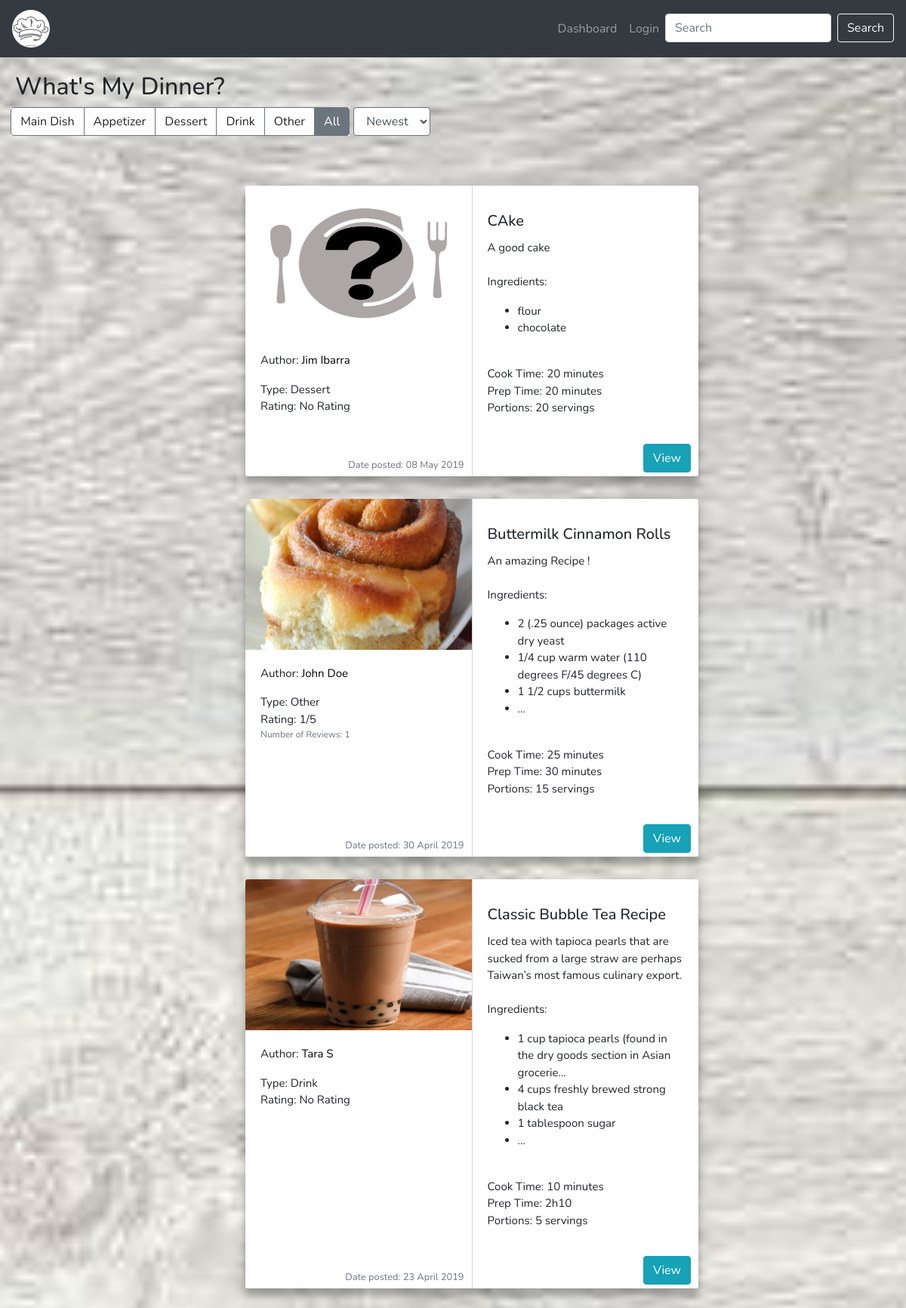
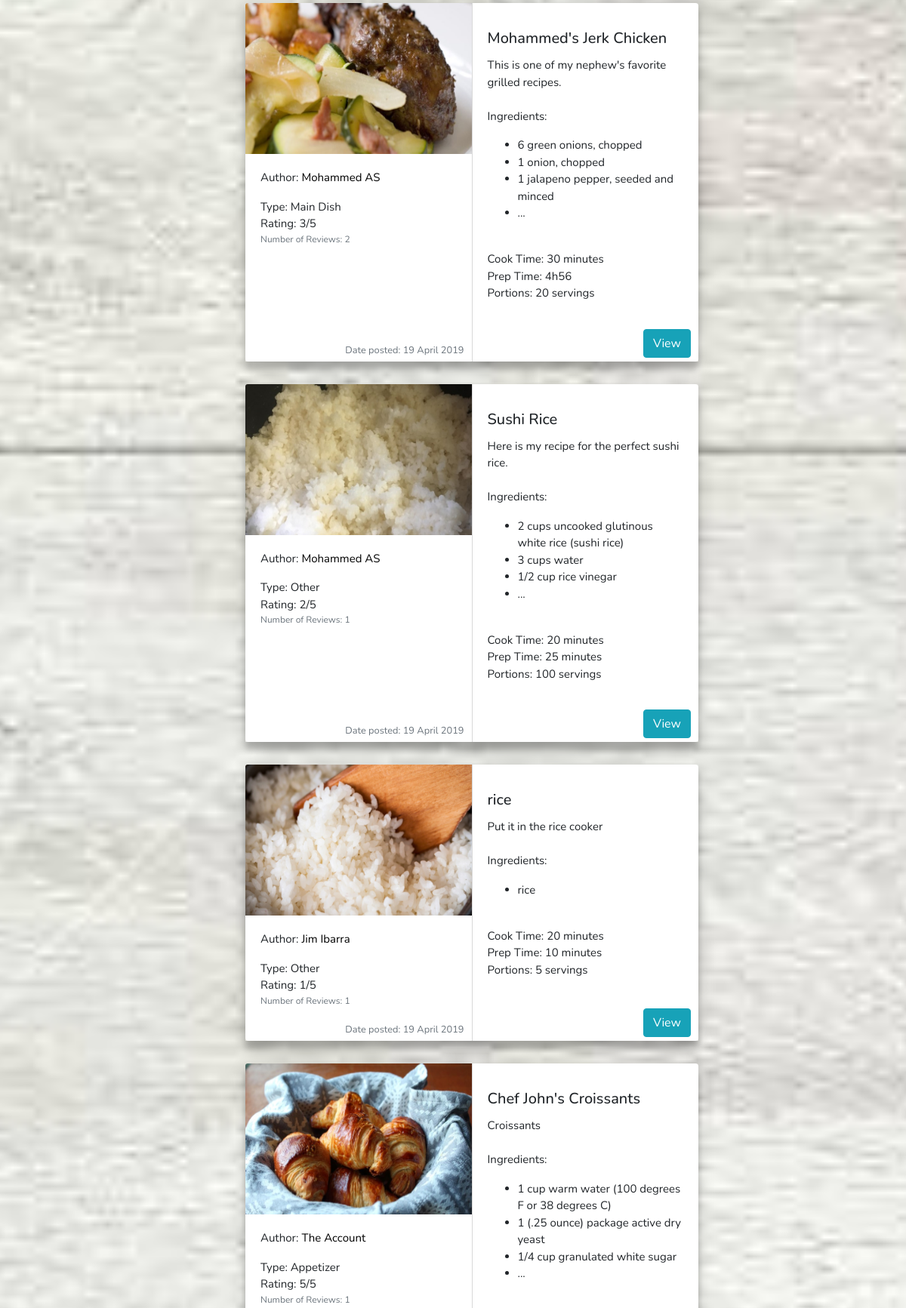
The page / (upper part) on the database its author committed (2 pictures, top to bottom).
### tables this page shows
CREATE TABLE `type` (
  `type_id` int(6) NOT NULL,
  `description` varchar(30) NOT NULL
);

CREATE TABLE `post` (
  `post_id` int(6) NOT NULL,
  `profile_id` int(6) NOT NULL,
  `type_id` int(6) NOT NULL,
  `title` varchar(30) NOT NULL,
  `picture_id` int(6) NOT NULL,
  `description` varchar(250) NOT NULL,
  `ingredients` text NOT NULL,
  `time` varchar(20) NOT NULL,
  `preperation_time` varchar(60) NOT NULL,
  `directions` text NOT NULL,
  `portions` int(11) NOT NULL,
  `date_posted` timestamp NOT NULL DEFAULT CURRENT_TIMESTAMP
);

CREATE TABLE `picture` (
  `picture_id` int(6) NOT NULL,
  `path` text NOT NULL
);

### htdocs/app/core/Controller.php (called while the page is built, shortened)
<?php
	require_once ('app/views/layout/layout.php');
	class Controller{
		public function model($model){
			return new $model();
		}
		public function view($view, $method, $data = []){
			require_once 'app/views/' . $view  . "/" . $method . '.php';
		}
	}

### htdocs/app/controllers/post.php (called while the page is built, shortened)
<?php
	class Post extends Controller{
		public function dashboard(){
			$typeModel = $this->model('TypeModel');
			$postModel = $this->model('PostModel');
			$sorting = "ORDER BY post_id DESC";
			$whereQuery = '';
			$query = "SELECT post.*,
							ROUND(AVG(REVIEW.RATING),1) as avg, type.description as typeDesc, picture.path,
							COUNT(review.post_id) as numReviews,
							CONCAT(profile.first_name, ' ', profile.last_name) AS name
					FROM post
						 LEFT JOIN review
							ON review.post_id = post.post_id
						 INNER JOIN type
						 	ON type.type_id = post.type_id
						 INNER JOIN picture
						 	ON picture.picture_id = post.picture_id
						 INNER JOIN profile
						 	ON profile.profile_id =  post.profile_id
					$whereQuery
					GROUP BY post.post_id
					$sorting";
			$this->view('post', 'dashboard', $typeModel->getAllTypes());
			$this->view('post','cards', $postModel->showPosts($query));
		}
	}

### htdocs/app/core/App.php (called while the page is built, shortened)
<?php
	class App{
		protected $method = 'dashboard';
		public function __construct(){
			$url = $this->parseUrl();
			$this->controller = new $this->controller;
			$this->params = $url ? array_values($url) : [];
			call_user_func_array([$this->controller, $this->method], $this->params);
		}
	}

### htdocs/index.php (called while the page is built, shortened)
<?php
	$app = new App;

### htdocs/app/core/Model.php (called while the page is built, shortened)
<?php
class Model {
	function __construct(){
		$host = 'localhost';
		$dbname = 'Project';
		$user = 'root';
		$pass = '';
		try{
			$this->_connection = new PDO("mysql:host=$host; dbname=$dbname", $user, $pass);
		}catch(PDOException $e){
			echo $e->getMessage();
		}
	}
}

### htdocs/app/models/TypeModel.php (called while the page is built, shortened)
<?php
	class TypeModel extends Model{
		public function getAllTypes(){
			$STH = $this->_connection->prepare("SELECT * FROM type");
			$STH->setFetchMode(PDO::FETCH_CLASS, 'TypeModel');
			$STH->execute();
			return $STH->fetchAll();
		}
	}

### htdocs/app/models/PostModel.php (called while the page is built, shortened)
<?php
class PostModel extends Model{
	public function showPosts($query, $search = ''){
		$STH = $this->_connection->prepare($query);
		$STH->setFetchMode(PDO::FETCH_CLASS,'PostModel');
		if($search != ''){
			$safe_var = preg_replace("/[^a-zA-Z]/", "", $search);
			if($safe_var == ""){
				return null;
			}
			$safe_var = str_replace(" ", "%", $search);
			$STH->execute(['search'=>'%'.$safe_var.'%']);
		}else{
			$STH->execute();
		}
		return $STH->fetchAll();
	}
}

### htdocs/app/views/post/cards.php (the view, shortened to what this page needs)
<div id='allrecipes'>
	<div class='row justify-content-center recipeRow'>
		<?php
			foreach ($data as $value) {
				if($value->avg == 0){
					$value->avg = 'No Rating';
				}else{
					$value->avg = round($value->avg,1). '/5';
				}
				$ingredients = explode(PHP_EOL, $value->ingredients);
				$ingredientsList = '';
				$deleteBtn = '';
				$count = 0;
				$maxStrLength = 70;
				$start = 0;
		       foreach($ingredients as $item){
		       		if(strlen($item) > $maxStrLength){
		       			$ingredientsList .= "<li>" . substr($item, $start, $maxStrLength) . "...</li>";
		       		}elseif($item != '')
						$ingredientsList .= "<li>$item</li>";
					if($count == 2){
						$ingredientsList .= "<li>...</li>";
						break;
					}
					$count++;
				}
				$numReviews = '';
				if($value->numReviews != 0){
					$numReviews = "<small class='text-muted'>Number of Reviews: ". $value->numReviews ."</small>";
				}
				$date = date_create_from_format("Y-m-d H:i:s",$value->date_posted);
				$formattedDate = date_format($date, "d F Y");
				print "
				<div class='card-group recipe' style='width: 600px; margin-left: 50px'>
					<div class='card' style='border-right: 1px solid #d9d9d9;'>
						<a href='/post/viewPost/". $value->post_id ."'><img id='recipeImage' class='card-img-top' src='". $value->path ."'></a>
						<div class='card-body'>
							<p class='card-text'>Author: <a href='/profile/index/".$value->profile_id ."'>". $value->name ."</a></p>
							Type: ". $value->typeDesc."
								<br/> Rating: ". $value->avg ."<br/>
								". $numReviews ."<br/>
						</div>
						<div class='footer'>
							<small class='text-muted float-right' style='margin-right: 10px;'>Date posted: ". $formattedDate ."</small>
						</div>
					</div>
					<div class='card'>
						<div class='card-body'>
							<form onsubmit='return validateForm()' action='/post/delete/". $value->post_id ."' method='post'>
							". $deleteBtn ."
							</form>
							<h5 class='card-title' id='recipeTitle'>". $value->title ."</h5>
							<p class='card-text'>
								". $value->description ."<br/><br/>
								Ingredients: <br/>
								<ul id='listIngredients'>
									". $ingredientsList ."
								</ul>
								<br/>Cook Time: ". $value->time ."
								<br/>Prep Time: ". $value->preperation_time ."
								<br/>Portions: ". $value->portions ." servings
							</p>
						</div>
						<div class='footer'>
							<div class='float-right'>
								<a class='btn btn-info' href='/post/viewPost/" . $value->post_id ."'>View</a>
							</div>
						</div>
					</div>
				</div>
				";
			}
			if($data == null){
				print "There are no posts :(";
			}else{
				print "</div><br/>
				<p style='text-align: center'
				><b>End of Content</b></p>";
			}
		?>
	</div>

### htdocs/app/views/post/dashboard.php (shortened to what this page needs)
<html>
<head>
	<link href='/css/cardPost.css' rel='stylesheet'/>
</head>
<body>
	<div style="margin: 20px;">
		<h2 style='display: block'>What's My Dinner?</h2>
		<form id='sorting'style='margin-left: 5px;'>
			<div class='row'>
				<div class="dropdown">
					<div class="btn-group btn-group-toggle" data-toggle="buttons" style="background-color: white;">
						<?php
							foreach($data as $value){
								if(isset($_GET['type']) && $_GET['type'] == $value->description){
									print "
									<a class='btn btn-outline-secondary active'>
										<input type='radio' name='type' checked  class='typeSelect' value='$value->description'  autocomplete='off'> $value->description
									</a>";
								}else{
									if(!isset($_GET['type']) && $value->description == 'All'){
										print "
										<a class='btn btn-outline-secondary active'>
											<input type='radio' name='type' checked  class='typeSelect' value='$value->description'  autocomplete='off'> $value->description
										</a>
										";
									}else{
										print "
											<a class='btn btn-outline-secondary'>
												<input type='radio' name='type' class='typeSelect' value='$value->description' autocomplete='off'> $value->description
											</a>
										";
									}
								}
							}
						?>
					</div>
				</div>
				 <div class="form-group" style='margin-left: 5px'>
					<select class="form-control border-secondary" id='dropdown' name="sortby">
						<?php
							$arrayOptions = array("Newest", "Oldest","Best","Worst");
							if(isset($_GET['sortby'])){
								foreach($arrayOptions as $value){
									if($_GET['sortby'] == $value){
										print "<option selected='selected' value='$value'>$value</option>";
									}else{
										print "<option value='$value'>$value</option>";
									}
								}
							}else{
								foreach($arrayOptions as $value){
									print "<option value='$value'>$value</option>";
								}
							}
						 ?>
					</select>
				</div>
			</div>
		</form>
	</div>
</body>
</html>

### htdocs/css/layoutCss.css (style rules this page uses)
body { font-family: 'Nunito', sans-serif; }

### htdocs/css/cardPost.css (style rules this page uses)
#recipeImage { height: 200px; }
#allrecipes .card .btn { margin-right: 10px; }
#allrecipes .card { border: none; }
#allrecipes .card-body { font-size: 15px; }
#allrecipes .card-group { margin-top: 30px; box-shadow: 0 10px 8px 0 rgba(0, 0, 0, 0.2), 0 6px 20px 0 rgba(0, 0, 0, 0.19); }
#allrecipes .footer { margin-bottom: 5px; }
a { color: black; }

### htdocs/app/views/post/dashboard.php (style rules this page uses)
body { background: url("/App/images/dashboardBackground.jpg"); min-height: 100%; background-repeat: no-repeat; background-attachment: fixed; background-position: center; background-size: cover }

### rows shown on the page
type: description "Main Dish"
type: description "Appetizer"
type: description "Dessert"
type: description "Drink"
type: description "Other"
type: description "All"
post: picture.path (picture), name "Jim Ibarra", type.description "Dessert", avg "No Rating", date_posted "08 May 2019", title "CAke", description "A good cake", ingredients "flour", ingredients "chocolate", time "20 minutes", preperation_time "20 minutes", portions "20"
post: picture.path (picture), name "John Doe", type.description "Other", avg "1/5", numReviews "1", date_posted "30 April 2019", title "Buttermilk Cinnamon Rolls", description "An amazing Recipe !", ingredients "2 (.25 ounce) packages active dry yeast", ingredients "1/4 cup warm water (110 degrees F/45 degrees C)", ingredients "1 1/2 cups buttermilk", time "25 minutes", preperation_time "30 minutes", portions "15"
post: picture.path (picture), name "Tara S", type.description "Drink", avg "No Rating", date_posted "23 April 2019", title "Classic Bubble Tea Recipe", description "Iced tea with tapioca pearls that are sucked from a large straw are perhaps Taiwan’s most famous culinary export.", ingredients "1 cup tapioca pearls (found in the dry goods section in Asian grocerie", ingredients "4 cups freshly brewed strong black tea", ingredients "1 tablespoon sugar", time "10 minutes", preperation_time "2h10", portions "5"
post: picture.path (picture), name "Mohammed AS", type.description "Main Dish", avg "3/5", numReviews "2", date_posted "19 April 2019", title "Mohammed's Jerk Chicken", description "This is one of my nephew's favorite grilled recipes.", ingredients "6 green onions, chopped", ingredients "1 onion, chopped", ingredients "1 jalapeno pepper, seeded and minced", time "30 minutes", preperation_time "4h56", portions "20"
post: picture.path (picture), name "Mohammed AS", type.description "Other", avg "2/5", numReviews "1", date_posted "19 April 2019", title "Sushi Rice", description "Here is my recipe for the perfect sushi rice.", ingredients "2 cups uncooked glutinous white rice (sushi rice)", ingredients "3 cups water", ingredients "1/2 cup rice vinegar", time "20 minutes", preperation_time "25 minutes", portions "100"
post: picture.path (picture), name "Jim Ibarra", type.description "Other", avg "1/5", numReviews "1", date_posted "19 April 2019", title "rice", description "Put it in the rice cooker", ingredients "rice", time "20 minutes", preperation_time "10 minutes", portions "5"
post: picture.path (picture), name "The Account", type.description "Appetizer", avg "5/5", numReviews "1", title "Chef John's Croissants", description "Croissants", ingredients "1 cup warm water (100 degrees F or 38 degrees C)", ingredients "1 (.25 ounce) package active dry yeast", ingredients "1/4 cup granulated white sugar"

### other values the page prints
form field sortby "Newest"
